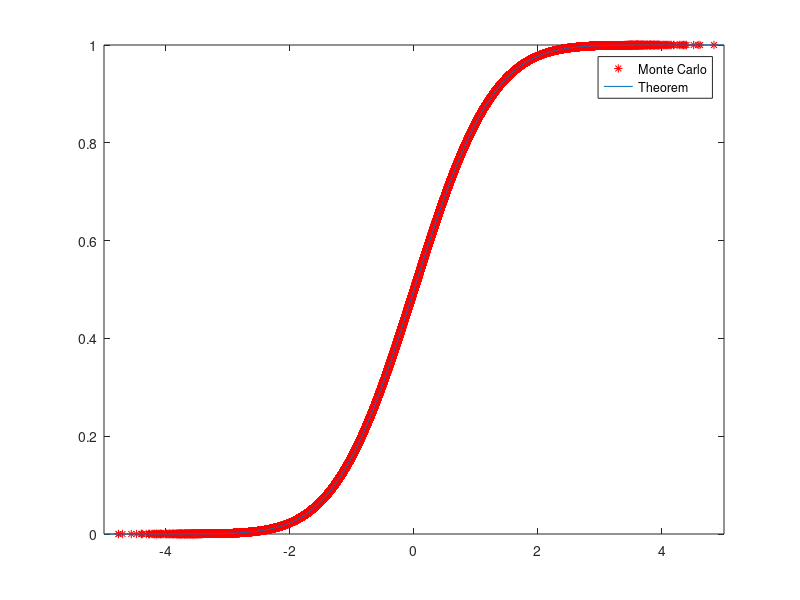
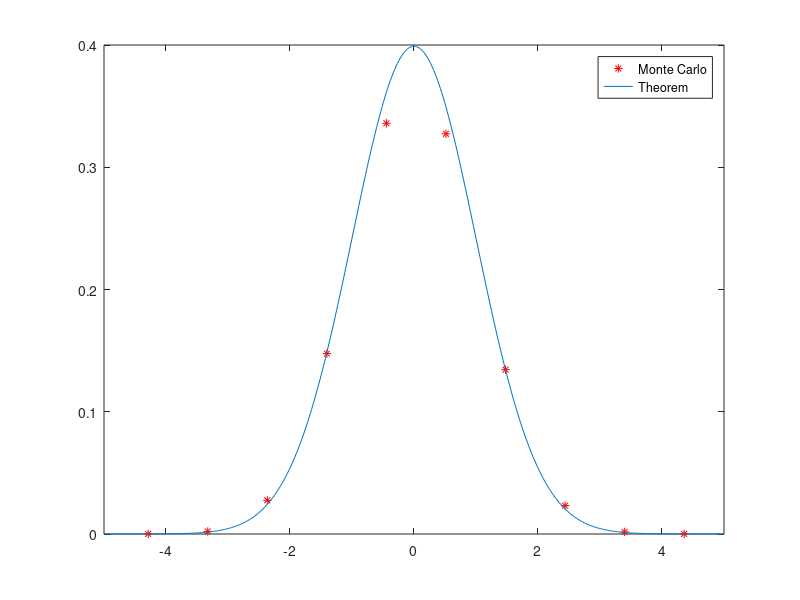

Write MATLAB code to recreate these figures, in order.
clear all
close all
nsample  = 1e6;
q = randn(nsample,1);
pf = @(x) 1/sqrt(2*pi)*exp(-x^2/2);
cf = @(x) 1/2*(1+erf(x/sqrt(2)));
[c, xxc] = ecdf(q);
[p, xxp]=hist(q);

figure
plot(xxc,c,'r*')
hold on
fplot(cf, [-5 5] ) 
legend({'Monte Carlo', 'Theorem'})

figure
plot(xxp,p/sum(p),'r*')
hold on
fplot(pf, [-5 5] ) 
legend({'Monte Carlo', 'Theorem'})